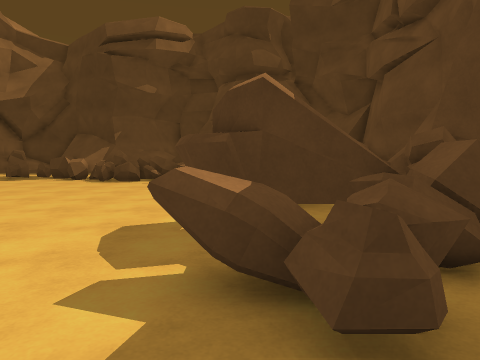
[1] (above)

24 first-person views from a walk through a 3-D level made in the Unity game engine. The camera is 1.3 m above the floor, tilts 4° down and sees 70° across. The floor is counted in squares, 1 m on a side. Each view is taken from the middle of a square. On the plan, view 1 faces up. The plan holds only what a view shows up to about 15 squares ahead; the rest is blank. The place goes on beyond the plan. The player character is not drawn. Surface patterns are stand-ins for the level's own textures.

[2]
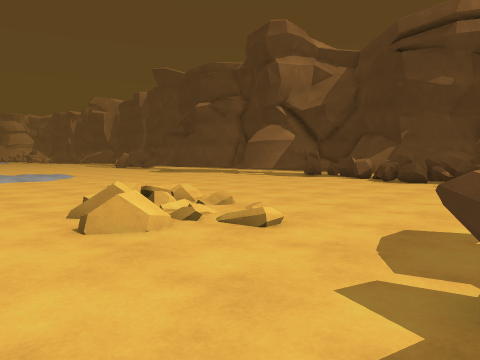

[3]
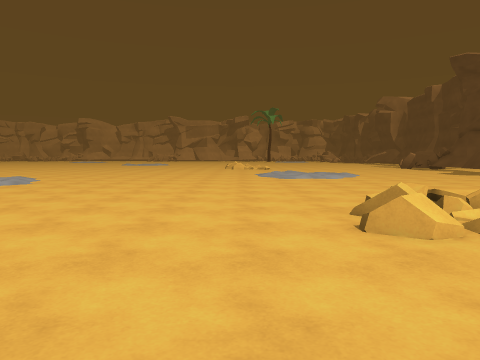

[4]
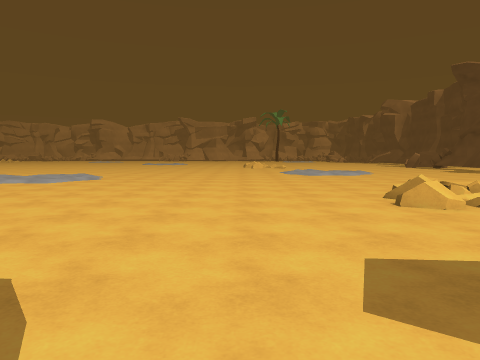

[5]
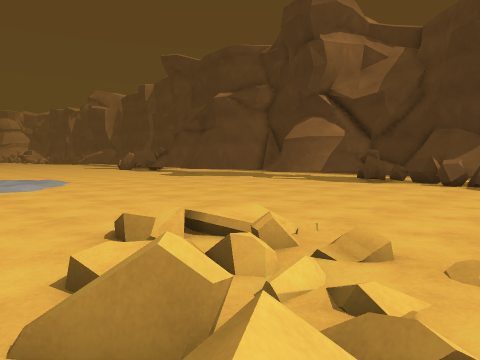

[6]
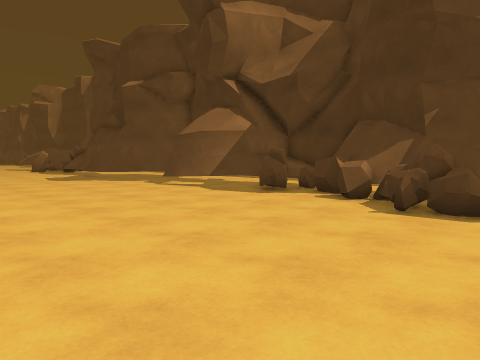

[7]
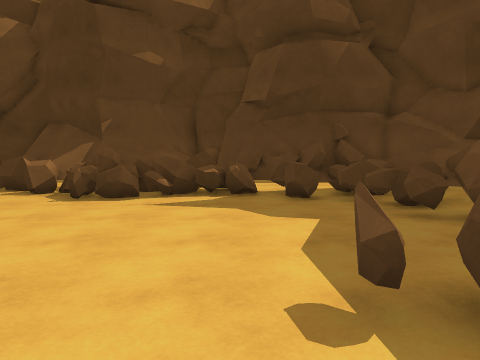

[8]
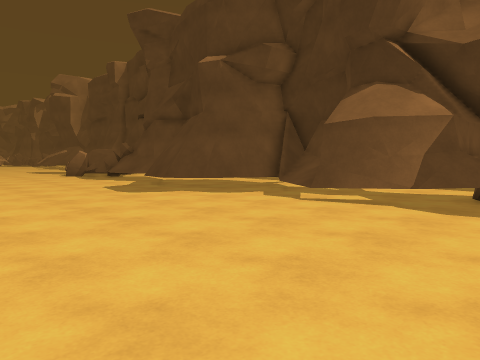

[9]
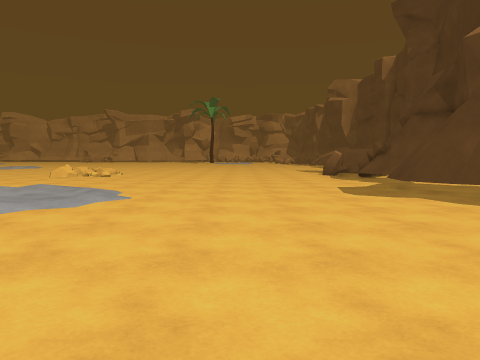

[10]
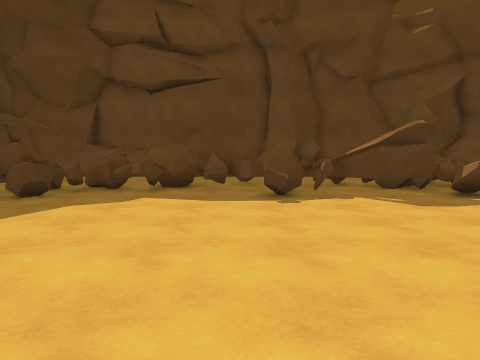

[11]
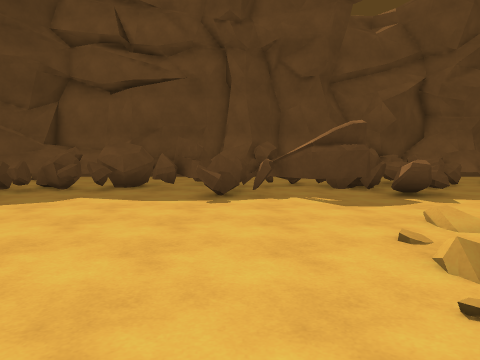

[12]
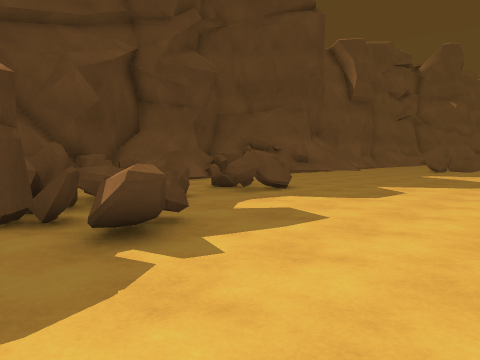

[13]
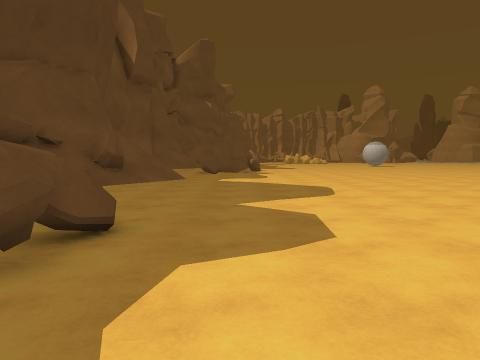

[14]
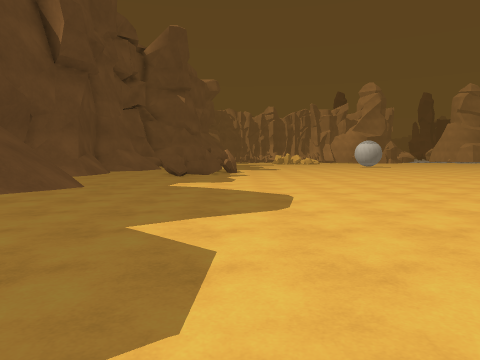

[15]
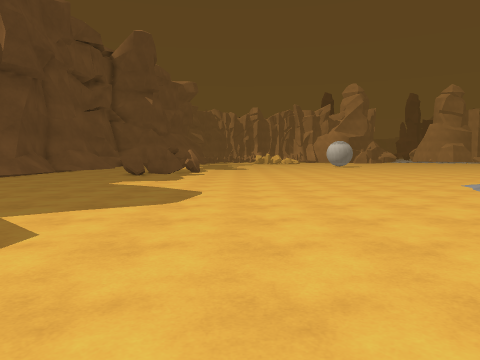

[16]
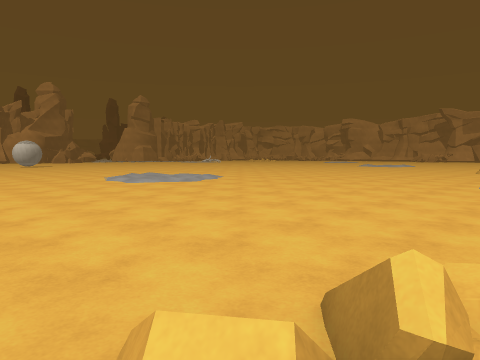

[17]
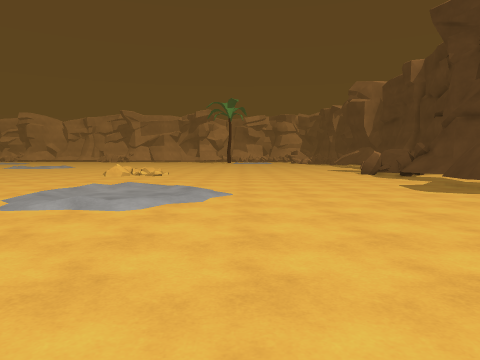

[18]
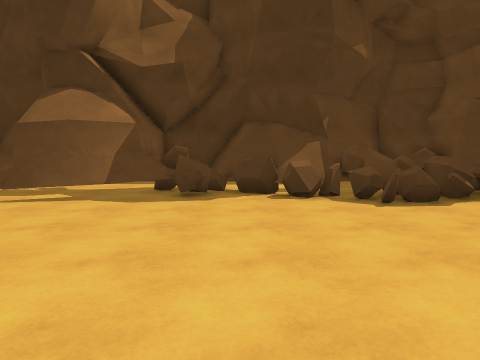

[19]
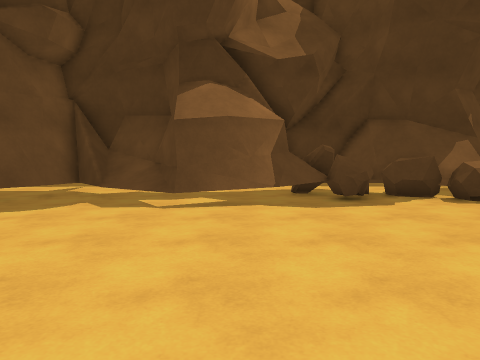

[20]
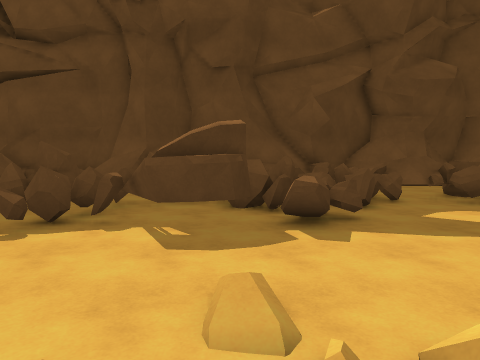

[21]
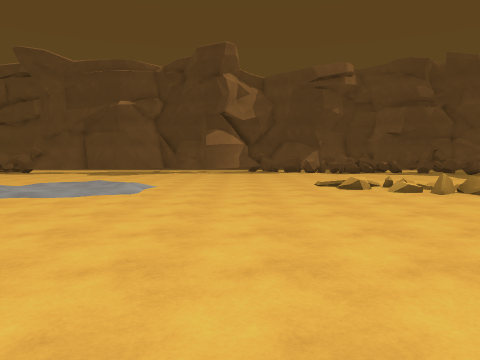

[22]
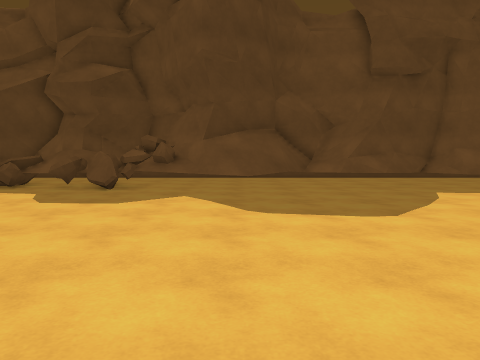

[23]
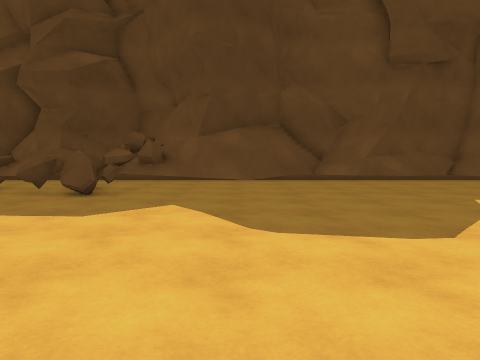

[24]
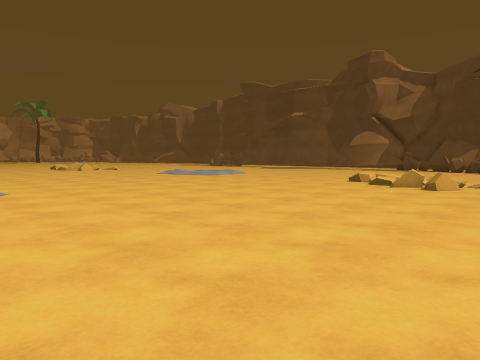

### Floor plan
Key: @ floor where view 1 was taken; # wall or solid block; x gap in a wall; . main floor; : floor 0.25 m higher than the main floor; / step, stairs or slope; = window, fence, low wall or low ledge; ^ raised ledge; O other object.
Columns run from 27 left of view 1 to 5 right of it. Each row starts with its distance up from view 1.
 21     ###/##  ##==^^^##^ =^#
 20     ##=//#  #O==^^^^#^^ ^###  #
 19 #####..//####O==..===^#=^#######
 18 ####.....###=.......======.=##^^^
 17 ..=.................=......=##=#
 16 .............................##^
 15 ............................^^^^
 14 .............................^###
 13 ..............................##
 12 .............................##
 11 .............................##
 10 ..........................=##=#
  9 ...........................#####
  8 ...........................x^^^##
  7 ..../:/..........://......##^  #
  6 ...::.:/........:/://.....##  ^=
  5 .......//.......././////..###^###
  4   /....//........./#./....x^#^##
  3    /...//.........//==....#^^=##
  2     :::/....................=#=##
  1  ............................#=##
  0  ..........................@...=#
 -1  ...  .........................=^
 -2  ..   ..........................^
 -3        .......................=^^
 -4         .......................##
 -5         ......................=##
 -6          ......................^^
 -7          .....................^##
 -8         ......................^##
 -9         ......................^#
-10             /.................^^
-11                ...............^^
-12                ................^#
-13                .................^
-14               /.................^
-15               ..................^
-16               ..................^
-17                 ................#

Positions as (right, up) in squares from view 1, and headings:
1: (0, 0), facing up
2: (0, 0), facing up-left
3: (0, 0), facing left
4: (3, -2), facing left
5: (-5, 2), facing up-left
6: (-4, 9), facing up-left
7: (-2, 7), facing up
8: (-12, 9), facing up-left
9: (-12, 11), facing left
10: (-11, 11), facing right
11: (-11, 9), facing right
12: (-5, 6), facing down-right
13: (1, 1), facing down
14: (-1, -2), facing down
15: (-4, -1), facing down
16: (-5, 4), facing down-left
17: (-11, 8), facing left
18: (-11, 8), facing up
19: (-16, 9), facing up
20: (-8, 5), facing right
21: (-15, -10), facing up
22: (-10, -10), facing right
23: (-8, -10), facing right
24: (-2, -12), facing up-left
